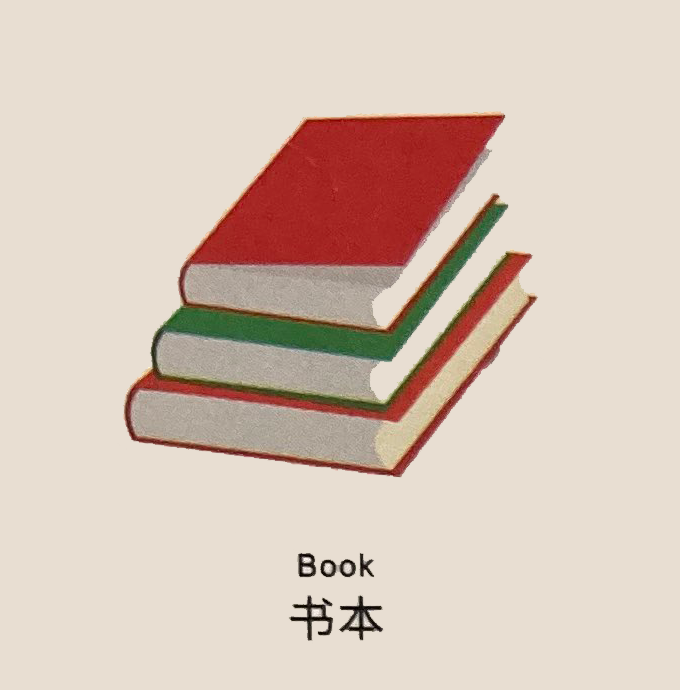
#> input picture block-faces/Book.png, 680 x 690 px
$ jupyter execute Untitled.ipynb
#> lines starting #> are read from the running program, lines starting #| are printed output that depends on the picture
[cell 1]
import numpy as np
import cv2

[cell 2]
block_width_px = 705
block_width_mm = 30.0
scale = block_width_mm / block_width_px

[cell 3]
import numpy as np
import cv2 as cv
import matplotlib.pyplot as plt
img1 = cv.imread('block-faces/Book.png')
#> img1 is the input picture: shape (690, 680, 3); mean B, G, R 184.6, 197.2, 216
img1 = cv2.GaussianBlur(img1,(15,15),cv2.BORDER_DEFAULT).copy()
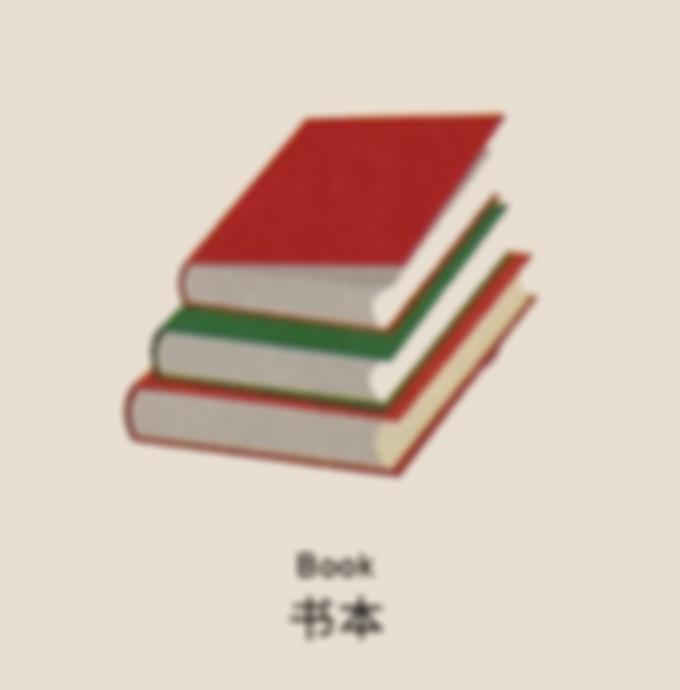
#> img1: shape (690, 680, 3); mean B, G, R 184.6, 197.2, 216
img2 = cv.imread('img1.jpg')
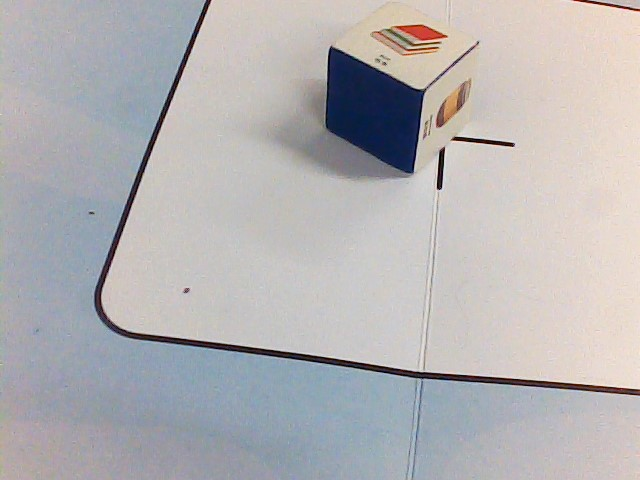
#> input picture img1.jpg, 640 x 480 px
#> img2 is the input picture: shape (480, 640, 3); mean B, G, R 179.7, 178.1, 180.2

if img1 is None or img2 is None:
    print("Image Not Found")

# Initiate SIFT detector
orb = cv.SIFT_create()
# find the keypoints and descriptors with SIFT
kp1, des1 = orb.detectAndCompute(img1,None)
#> kp1 = 65 keypoints; strongest (x, y, size): (360, 190, 128.5), (491, 212, 17.6), (362, 618, 22), (511, 265, 18.2)
kp2, des2 = orb.detectAndCompute(img2,None)
#> kp2 = 149 keypoints; strongest (x, y, size): (439, 186, 4.4), (370, 115, 73.4), (511, 144, 3.4), (442, 153, 4.8)
# BFMatcher with default params
bf = cv.BFMatcher()
matches = bf.knnMatch(des1,des2,k=2)
#> matches = 65 matches
# Apply ratio test
good = []
for m,n in matches:
    if m.distance < 0.9*n.distance:
        good.append([m])
#> this loop made 65 passes
#> after the loop, good = 19 matches
# cv.drawMatchesKnn expects list of lists as matches.
img3 = cv.drawMatchesKnn(img1,kp1,img2,kp2,good,None,flags=cv.DrawMatchesFlags_NOT_DRAW_SINGLE_POINTS)
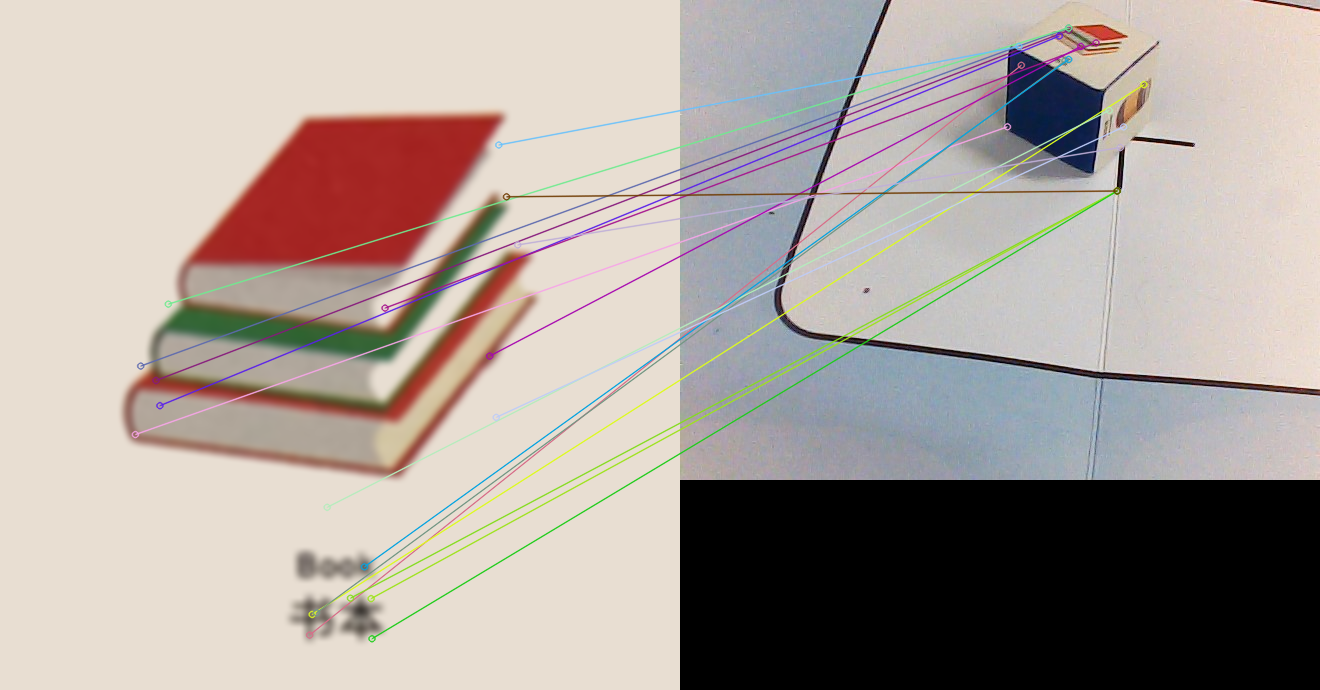
#> img3: shape (690, 1320, 3); mean B, G, R 154.9, 160.8, 170.9
plt.imshow(img3),plt.show()
